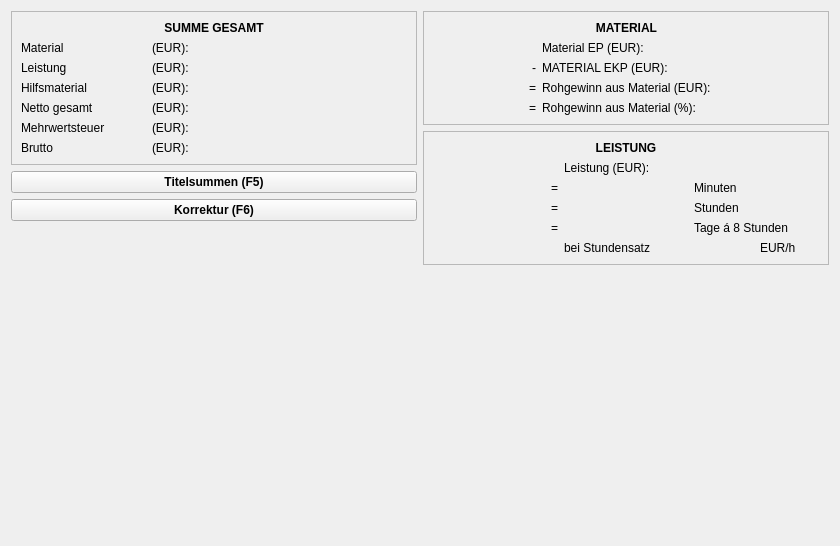
<?xml version="1.0" encoding="UTF-8"?>
<ui version="4.0">
 <class>summaryContent</class>
 <widget class="SummaryContent" name="summaryContent">
  <property name="geometry">
   <rect>
    <x>0</x>
    <y>0</y>
    <width>840</width>
    <height>546</height>
   </rect>
  </property>
  <property name="windowTitle">
   <string>Form</string>
  </property>
  <layout class="QVBoxLayout" name="verticalLayout_4">
   <item>
    <layout class="QHBoxLayout" name="horizontalLayout_2">
     <item>
      <layout class="QVBoxLayout" name="verticalLayout_3">
       <item>
        <widget class="QFrame" name="frame">
         <property name="frameShape">
          <enum>QFrame::StyledPanel</enum>
         </property>
         <property name="frameShadow">
          <enum>QFrame::Raised</enum>
         </property>
         <layout class="QVBoxLayout" name="verticalLayout">
          <item>
           <widget class="QLabel" name="label">
            <property name="maximumSize">
             <size>
              <width>16777215</width>
              <height>25</height>
             </size>
            </property>
            <property name="font">
             <font>
              <pointsize>9</pointsize>
              <weight>75</weight>
              <bold>true</bold>
             </font>
            </property>
            <property name="text">
             <string>SUMME GESAMT</string>
            </property>
            <property name="alignment">
             <set>Qt::AlignCenter</set>
            </property>
           </widget>
          </item>
          <item>
           <layout class="QGridLayout" name="gridLayout">
            <item row="1" column="2">
             <widget class="QLabel" name="labelService">
              <property name="text">
               <string/>
              </property>
             </widget>
            </item>
            <item row="1" column="0">
             <widget class="QLabel" name="label_3">
              <property name="text">
               <string>Leistung</string>
              </property>
             </widget>
            </item>
            <item row="2" column="0">
             <widget class="QLabel" name="label_4">
              <property name="text">
               <string>Hilfsmaterial</string>
              </property>
             </widget>
            </item>
            <item row="2" column="2">
             <widget class="QLabel" name="labelHelper">
              <property name="text">
               <string/>
              </property>
             </widget>
            </item>
            <item row="4" column="0">
             <widget class="QLabel" name="label_9">
              <property name="text">
               <string>Mehrwertsteuer</string>
              </property>
             </widget>
            </item>
            <item row="3" column="0">
             <widget class="QLabel" name="label_8">
              <property name="text">
               <string>Netto gesamt</string>
              </property>
             </widget>
            </item>
            <item row="0" column="0">
             <widget class="QLabel" name="label_2">
              <property name="text">
               <string>Material</string>
              </property>
             </widget>
            </item>
            <item row="2" column="1">
             <widget class="QLabel" name="label_7">
              <property name="text">
               <string>(EUR):</string>
              </property>
             </widget>
            </item>
            <item row="0" column="1">
             <widget class="QLabel" name="label_5">
              <property name="text">
               <string>(EUR):</string>
              </property>
             </widget>
            </item>
            <item row="1" column="1">
             <widget class="QLabel" name="label_6">
              <property name="text">
               <string>(EUR):</string>
              </property>
             </widget>
            </item>
            <item row="0" column="2">
             <widget class="QLabel" name="labelMaterial">
              <property name="text">
               <string/>
              </property>
             </widget>
            </item>
            <item row="5" column="0">
             <widget class="QLabel" name="label_10">
              <property name="text">
               <string>Brutto</string>
              </property>
             </widget>
            </item>
            <item row="3" column="1">
             <widget class="QLabel" name="label_11">
              <property name="text">
               <string>(EUR):</string>
              </property>
             </widget>
            </item>
            <item row="4" column="1">
             <widget class="QLabel" name="label_12">
              <property name="text">
               <string>(EUR):</string>
              </property>
             </widget>
            </item>
            <item row="5" column="1">
             <widget class="QLabel" name="label_13">
              <property name="text">
               <string>(EUR):</string>
              </property>
             </widget>
            </item>
            <item row="3" column="2">
             <widget class="QLabel" name="labelNetto">
              <property name="text">
               <string/>
              </property>
             </widget>
            </item>
            <item row="4" column="2">
             <widget class="QLabel" name="labelMwst">
              <property name="text">
               <string/>
              </property>
             </widget>
            </item>
            <item row="5" column="2">
             <widget class="QLabel" name="labelBrutto">
              <property name="text">
               <string/>
              </property>
             </widget>
            </item>
           </layout>
          </item>
         </layout>
        </widget>
       </item>
       <item>
        <widget class="QPushButton" name="buttonGroups">
         <property name="enabled">
          <bool>true</bool>
         </property>
         <property name="font">
          <font>
           <pointsize>9</pointsize>
           <weight>75</weight>
           <bold>true</bold>
          </font>
         </property>
         <property name="text">
          <string>Titelsummen (F5)</string>
         </property>
        </widget>
       </item>
       <item>
        <widget class="QPushButton" name="buttonCorrect">
         <property name="font">
          <font>
           <pointsize>9</pointsize>
           <weight>75</weight>
           <bold>true</bold>
          </font>
         </property>
         <property name="text">
          <string>Korrektur (F6)</string>
         </property>
        </widget>
       </item>
       <item>
        <spacer name="verticalSpacer">
         <property name="orientation">
          <enum>Qt::Vertical</enum>
         </property>
         <property name="sizeHint" stdset="0">
          <size>
           <width>20</width>
           <height>40</height>
          </size>
         </property>
        </spacer>
       </item>
      </layout>
     </item>
     <item>
      <layout class="QVBoxLayout" name="verticalLayout_2">
       <item>
        <widget class="QFrame" name="frame_2">
         <property name="frameShape">
          <enum>QFrame::StyledPanel</enum>
         </property>
         <property name="frameShadow">
          <enum>QFrame::Raised</enum>
         </property>
         <layout class="QGridLayout" name="gridLayout_2">
          <item row="5" column="2">
           <widget class="QLabel" name="labelProfitPerc">
            <property name="text">
             <string/>
            </property>
           </widget>
          </item>
          <item row="4" column="2">
           <widget class="QLabel" name="labelProfitTotal">
            <property name="text">
             <string/>
            </property>
           </widget>
          </item>
          <item row="3" column="2">
           <widget class="QLabel" name="labelMaterialEKP">
            <property name="text">
             <string/>
            </property>
           </widget>
          </item>
          <item row="4" column="0">
           <widget class="QLabel" name="label_21">
            <property name="text">
             <string>=</string>
            </property>
            <property name="alignment">
             <set>Qt::AlignRight|Qt::AlignTrailing|Qt::AlignVCenter</set>
            </property>
           </widget>
          </item>
          <item row="2" column="1">
           <widget class="QLabel" name="label_15">
            <property name="text">
             <string>Material EP (EUR):</string>
            </property>
           </widget>
          </item>
          <item row="3" column="1">
           <widget class="QLabel" name="label_17">
            <property name="text">
             <string>MATERIAL EKP (EUR):</string>
            </property>
           </widget>
          </item>
          <item row="5" column="0">
           <widget class="QLabel" name="label_18">
            <property name="text">
             <string>=</string>
            </property>
            <property name="alignment">
             <set>Qt::AlignRight|Qt::AlignTrailing|Qt::AlignVCenter</set>
            </property>
           </widget>
          </item>
          <item row="3" column="0">
           <widget class="QLabel" name="label_16">
            <property name="text">
             <string>-</string>
            </property>
            <property name="alignment">
             <set>Qt::AlignRight|Qt::AlignTrailing|Qt::AlignVCenter</set>
            </property>
           </widget>
          </item>
          <item row="5" column="1">
           <widget class="QLabel" name="label_14">
            <property name="text">
             <string>Rohgewinn aus Material (%):</string>
            </property>
           </widget>
          </item>
          <item row="2" column="2">
           <widget class="QLabel" name="labelMaterialEP">
            <property name="text">
             <string/>
            </property>
           </widget>
          </item>
          <item row="4" column="1">
           <widget class="QLabel" name="label_20">
            <property name="text">
             <string>Rohgewinn aus Material (EUR):</string>
            </property>
           </widget>
          </item>
          <item row="1" column="1">
           <widget class="QLabel" name="label_19">
            <property name="font">
             <font>
              <pointsize>9</pointsize>
              <weight>75</weight>
              <bold>true</bold>
             </font>
            </property>
            <property name="text">
             <string>MATERIAL</string>
            </property>
            <property name="alignment">
             <set>Qt::AlignCenter</set>
            </property>
           </widget>
          </item>
         </layout>
        </widget>
       </item>
       <item>
        <widget class="QFrame" name="frame_3">
         <property name="frameShape">
          <enum>QFrame::StyledPanel</enum>
         </property>
         <property name="frameShadow">
          <enum>QFrame::Raised</enum>
         </property>
         <layout class="QGridLayout" name="gridLayout_3">
          <item row="1" column="2">
           <widget class="QLabel" name="labelServiceTotal">
            <property name="text">
             <string/>
            </property>
           </widget>
          </item>
          <item row="1" column="1">
           <widget class="QLabel" name="label_22">
            <property name="text">
             <string>Leistung (EUR):</string>
            </property>
           </widget>
          </item>
          <item row="2" column="0">
           <widget class="QLabel" name="label_23">
            <property name="text">
             <string>=</string>
            </property>
            <property name="alignment">
             <set>Qt::AlignRight|Qt::AlignTrailing|Qt::AlignVCenter</set>
            </property>
           </widget>
          </item>
          <item row="3" column="0">
           <widget class="QLabel" name="label_24">
            <property name="text">
             <string>=</string>
            </property>
            <property name="alignment">
             <set>Qt::AlignRight|Qt::AlignTrailing|Qt::AlignVCenter</set>
            </property>
           </widget>
          </item>
          <item row="2" column="1">
           <widget class="QLabel" name="labelServiceMinutes">
            <property name="text">
             <string/>
            </property>
           </widget>
          </item>
          <item row="2" column="2">
           <widget class="QLabel" name="label_26">
            <property name="text">
             <string>Minuten</string>
            </property>
           </widget>
          </item>
          <item row="3" column="2">
           <widget class="QLabel" name="label_27">
            <property name="text">
             <string>Stunden</string>
            </property>
           </widget>
          </item>
          <item row="4" column="1">
           <widget class="QLabel" name="labelServiceDays">
            <property name="text">
             <string/>
            </property>
           </widget>
          </item>
          <item row="4" column="2">
           <widget class="QLabel" name="label_28">
            <property name="text">
             <string>Tage á 8 Stunden</string>
            </property>
           </widget>
          </item>
          <item row="5" column="1">
           <widget class="QLabel" name="label_30">
            <property name="text">
             <string>bei Stundensatz</string>
            </property>
           </widget>
          </item>
          <item row="4" column="0">
           <widget class="QLabel" name="label_25">
            <property name="text">
             <string>=</string>
            </property>
            <property name="alignment">
             <set>Qt::AlignRight|Qt::AlignTrailing|Qt::AlignVCenter</set>
            </property>
           </widget>
          </item>
          <item row="3" column="1">
           <widget class="QLabel" name="labelServiceHours">
            <property name="text">
             <string/>
            </property>
           </widget>
          </item>
          <item row="0" column="1">
           <widget class="QLabel" name="label_29">
            <property name="font">
             <font>
              <pointsize>9</pointsize>
              <weight>75</weight>
              <bold>true</bold>
             </font>
            </property>
            <property name="text">
             <string>LEISTUNG</string>
            </property>
            <property name="alignment">
             <set>Qt::AlignCenter</set>
            </property>
           </widget>
          </item>
          <item row="5" column="2">
           <layout class="QHBoxLayout" name="horizontalLayout">
            <item>
             <widget class="QLabel" name="labelHourlyRate">
              <property name="text">
               <string/>
              </property>
             </widget>
            </item>
            <item>
             <widget class="QLabel" name="label_31">
              <property name="text">
               <string>EUR/h</string>
              </property>
             </widget>
            </item>
           </layout>
          </item>
         </layout>
        </widget>
       </item>
       <item>
        <spacer name="verticalSpacer_2">
         <property name="orientation">
          <enum>Qt::Vertical</enum>
         </property>
         <property name="sizeHint" stdset="0">
          <size>
           <width>20</width>
           <height>40</height>
          </size>
         </property>
        </spacer>
       </item>
      </layout>
     </item>
    </layout>
   </item>
  </layout>
 </widget>
 <customwidgets>
  <customwidget>
   <class>SummaryContent</class>
   <extends>QWidget</extends>
   <header>pages/summary_page.h</header>
   <container>1</container>
  </customwidget>
 </customwidgets>
 <resources/>
 <connections/>
</ui>
